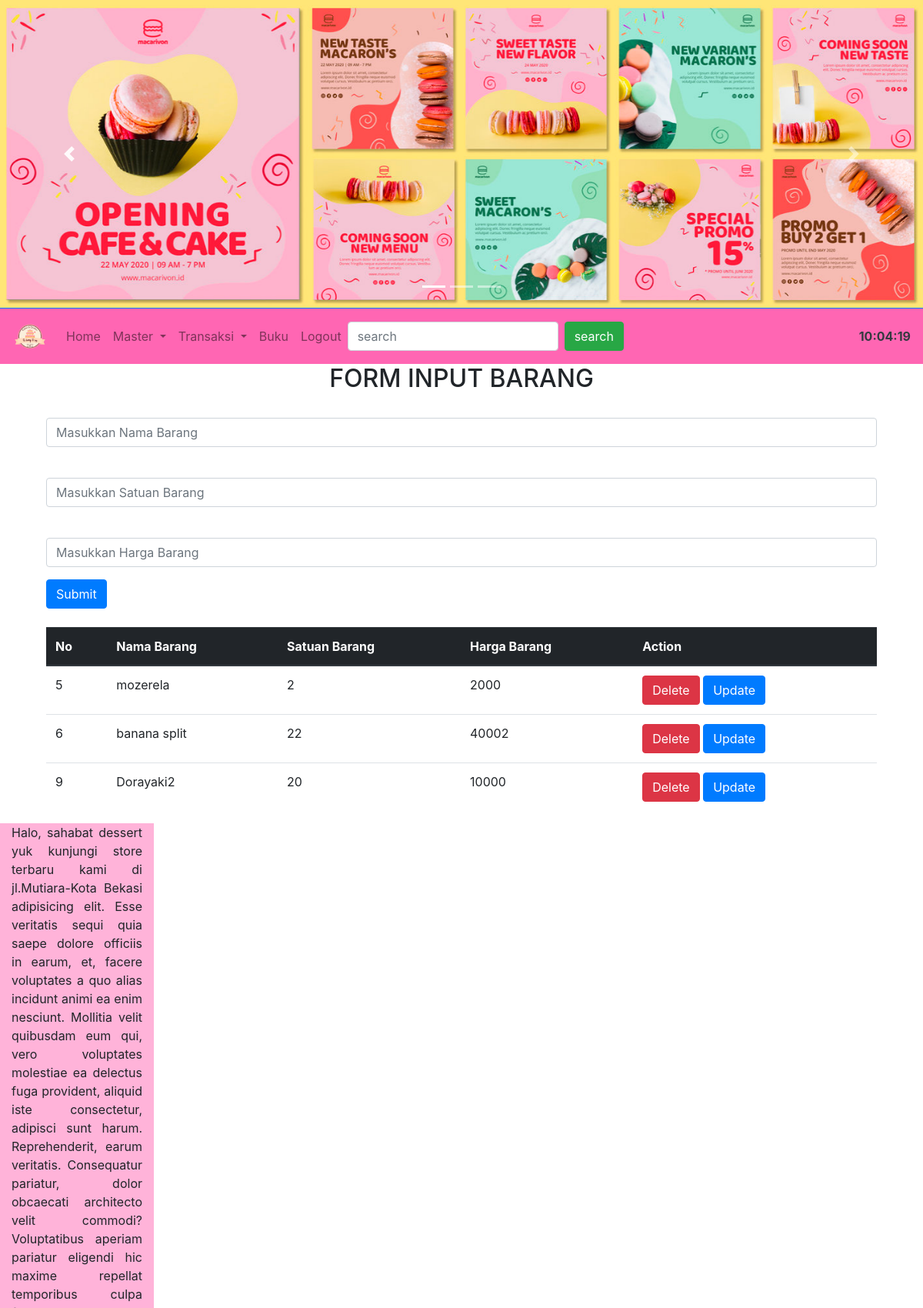
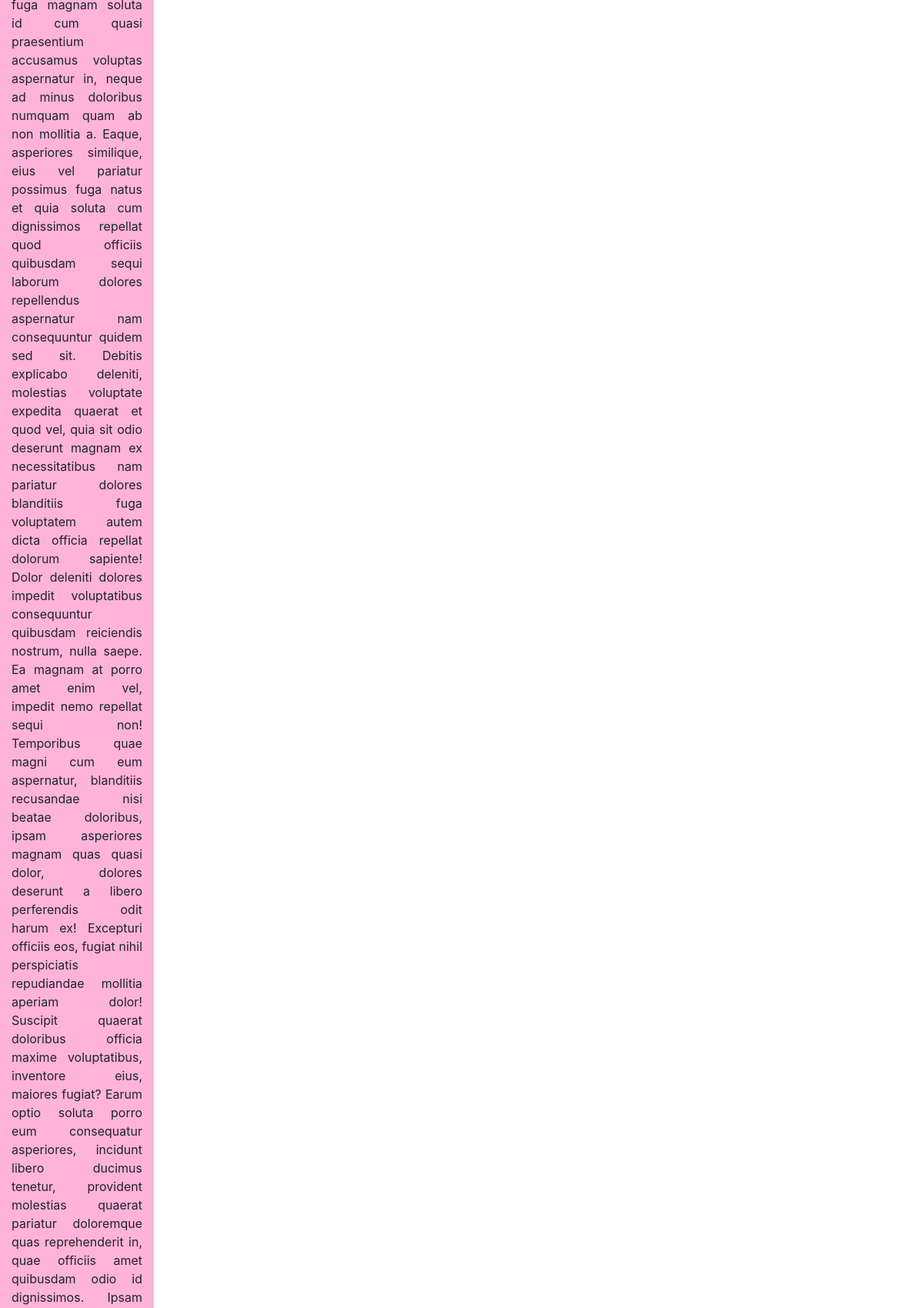
Page /admin/index.php?page=formInputBarang (upper part) on the committed database (2 pictures, top to bottom).
### tables this page shows
CREATE TABLE `tb_barang` (
  `id_barang` int(100) NOT NULL,
  `nama_barang` varchar(50) NOT NULL,
  `satuan_barang` varchar(20) NOT NULL,
  `harga_barang` int(11) NOT NULL
);

### admin/formInputBarang.php (the view, shortened to what this page needs)
<div class="container" >
  <h2 align="center">FORM INPUT BARANG</h2>
  <form action="prosesInputBarang.php" method="post">
    <div class="form-group">
      <input type="text" class="form-control" placeholder="Masukkan Nama Barang" name="namaBarang" autocomplete="off" required>
    </div>
    <div class="form-group">
      <input type="text" class="form-control" placeholder="Masukkan Satuan Barang" name="satuanBarang" autocomplete="off" required>
    </div>
    <div class="form-group">
      <input type="number" class="form-control" placeholder="Masukkan Harga Barang" name="hargaBarang" autocomplete="off" required>
    </div>
    <button type="submit" class="btn btn-primary">Submit</button>
  </form>
  <br>
  <table class="table">
    <thead class="thead-dark">
      <tr>
        <th>No</th>
        <th>Nama Barang</th>
        <th>Satuan Barang</th>
        <th>Harga Barang</th>
        <th>Action</th>
      </tr>
    </thead>
    <tbody>
      <?php
      if(isset($_GET['q'])){
        $q = $_GET['q'];
        $sql = "SELECT*FROM tb_barang WHERE nama_barang LIKE '%$q%'";
      }else{
        $sql = "SELECT*FROM tb_barang";
      }
      $result = $conn->query($sql);
      if($result->num_rows > 0){
        while ($row = $result->fetch_assoc()) { ?>
         <tr>
           <td><?=$row['id_barang']?></td>
           <td><?=$row['nama_barang']?></td>
           <td><?=$row['satuan_barang']?></td>
           <td><?=$row['harga_barang']?></td>
           <td>
            <a onclick="return confirm('Anda yakin menghapus record ini?')" class="btn btn-danger" href="prosesDeleteBarang.php?id=<?=$row['id_barang']?>">Delete</a>
            <a type="button" class="btn btn-primary" href="" onclick="showUpdateForm('<?=$row['id_barang']?>', '<?=$row['nama_barang']?>', '<?=$row['satuan_barang']?>','<?=$row['harga_barang']?>')" data-toggle="modal" data-target="#exampleModal">
              Update
            </a>
          </td>
        </tr>
        <?php
      }
    }else {
     echo "<tr><td colspan='3'>Record masih kosong</td></tr>";
   }
   ?>
 </tbody>
</table>
</div>

### rows in the picture
tb_barang: id_barang "5", nama_barang "mozerela", satuan_barang "2", harga_barang "2000"
tb_barang: id_barang "6", nama_barang "banana split", satuan_barang "22", harga_barang "40002"
tb_barang: id_barang "9", nama_barang "Dorayaki2", satuan_barang "20", harga_barang "10000"
